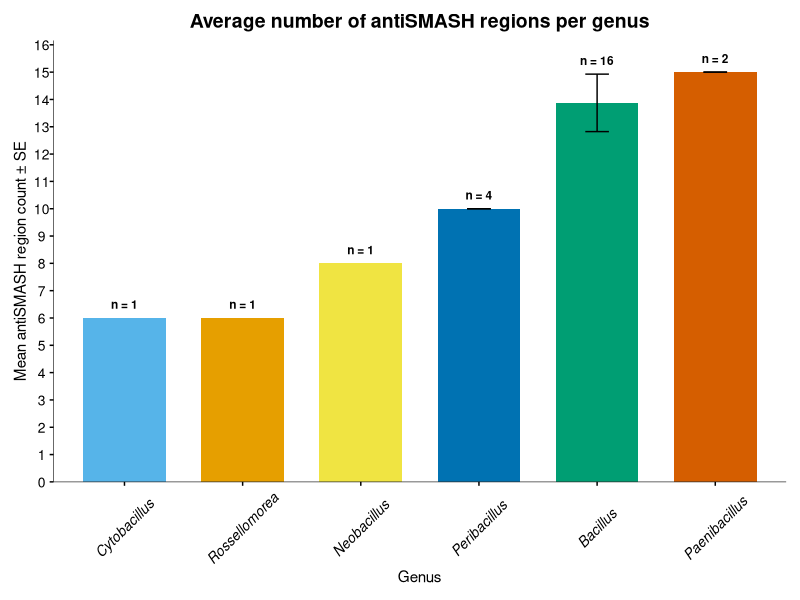

The R script that drew this image:
######################################################################################################
# script name: bgcs_barplot_pergenus.R
# developed by: Nikolaos P. Arapitsas
# framework: SarrisLab
######################################################################################################
# GOAL:
# Aim of this script is to generate a barplot of BGC counts per genus.
######################################################################################################
# usage:./bgcs_barplot_pergenus.R
# complete path: /home/nik_arapitsas/Documents/Bacillus_project/scripts/bgcs_barplot_pergenus.R
######################################################################################################

# Load the necessary libraries
library(dplyr)
library(ggplot2)
library(readr)
library(stringr)
library(forcats)

# Read the CSV file that contains the Isolate ID, BGC type, BGC count and Similarity Confidence without the species name 
bgcs_perisolate <- read_csv("bgc_similarity_with_species.csv")

# Keep only the Genus name for every isolate 
bgcs_perisolate_genera <- bgcs_perisolate %>%
  mutate(genus = word(Species, 1))  # Extracts the first word (genus)

# Count BGCs per isolate, group them, and dsplay just the genus name of every isolate
bgc_perisolate_genera_grouped <- bgcs_perisolate_genera %>%
  group_by(IsolateID, genus) %>%
  summarise(bgc_count = sum(BGC_Count), .groups = "drop")

# Count the number of isolates in each genus
genus_sample_sizes <- bgc_perisolate_genera_grouped %>%
  count(genus) %>%
  rename(n = n)


# Define custom colors

genus_colors <- c(
  "Bacillus" = "#009E73",        
  "Paenibacillus" = "#D55E00",   
  "Neobacillus" = "#F0E442",     
  "Peribacillus" = "#0072B2",    
  "Cytobacillus" = "#56B4E9",    
  "Rossellomorea" = "#E69F00"    
)

# Create a barplot

# Summarize BGCs per genus
bgc_per_genus <- bgcs_perisolate_genera %>%
  group_by(genus) %>%
  summarise(total_bgcs = sum(BGC_Count), .groups = "drop") %>%
  mutate(genus = fct_reorder(genus, total_bgcs))  # order by BGCs

# Summarize mean and SE per genus
bgc_stats <- bgc_perisolate_genera_grouped %>%
  group_by(genus) %>%
  summarise(
    mean_bgc = mean(bgc_count),
    se_bgc = sd(bgc_count) / sqrt(n()),
    n = n(),
    .groups = "drop"
  ) %>%
  mutate(genus = fct_reorder(genus, mean_bgc))  # order for plotting

# Create the barplot
bgc_perisolate_genera_grouped_barplot <- ggplot(bgc_stats, aes(x = genus, y = mean_bgc, fill = genus)) +
  geom_col(width = 0.7) +
  geom_errorbar(
    aes(ymin = mean_bgc - se_bgc, ymax = mean_bgc + se_bgc),
    width = 0.2 
  ) +
  geom_text(
  aes(
    label = paste0("n = ", n),
    y = ifelse(is.na(se_bgc) | is.nan(se_bgc), mean_bgc + 0.5, mean_bgc + se_bgc + 0.5)
  ),
  size = 3,
  color = "black",
  fontface = "bold"
) +
  scale_fill_manual(values = genus_colors) +  # your custom palette
  labs(
    title = "Average number of antiSMASH regions per genus",
    x = "Genus",
    y = "Mean antiSMASH region count ± SE"
  ) +
  theme_bw() +
  theme(panel.grid = element_blank(),
        panel.border = element_blank(),
        axis.line = element_line(color = "black", size = 0.2),  # Add black axis lines
        axis.ticks.length = unit(0.1, 'cm'),  # Set the tick length to be smaller
        axis.ticks = element_line(color = "black", linewidth = 0.5),
        plot.title = element_text(hjust = 0.5, size = 14, face = "bold"),  # Center align title
        axis.text.x = element_text(angle = 45, hjust = 0.5, vjust = 0.5, 
                                   size = 10, color = "black", family = "sans", 
                                   margin = margin(t = 2.5), face = "italic"),
        axis.text.y = element_text(hjust = 0.5, vjust = 0.5, size = 10, color = "black", family = "sans", 
                                   margin = margin(t = 2.0)),
        legend.text = element_text(size = 10),  # Reduce font size of legend
        legend.spacing.y = unit(0.2, 'cm'),
        legend.key.size = unit(0.5, "cm"),  # Adjust size of legend keys (squares)
        plot.margin = margin(10, 10, 10, 10),
        legend.position = "none"
  ) +  
  scale_y_continuous(breaks = 0:16, expand = expansion(mult = c(0, 0.01))) +
  coord_cartesian(ylim = c(0, 16))

# Save the graph 

ggsave(paste0("bgc_perisolate_genera_grouped_barplot",".png"),
       plot= bgc_perisolate_genera_grouped_barplot, 
       height = 15, 
       width = 20,
       dpi = 300, 
       units="cm",
       device="png")
